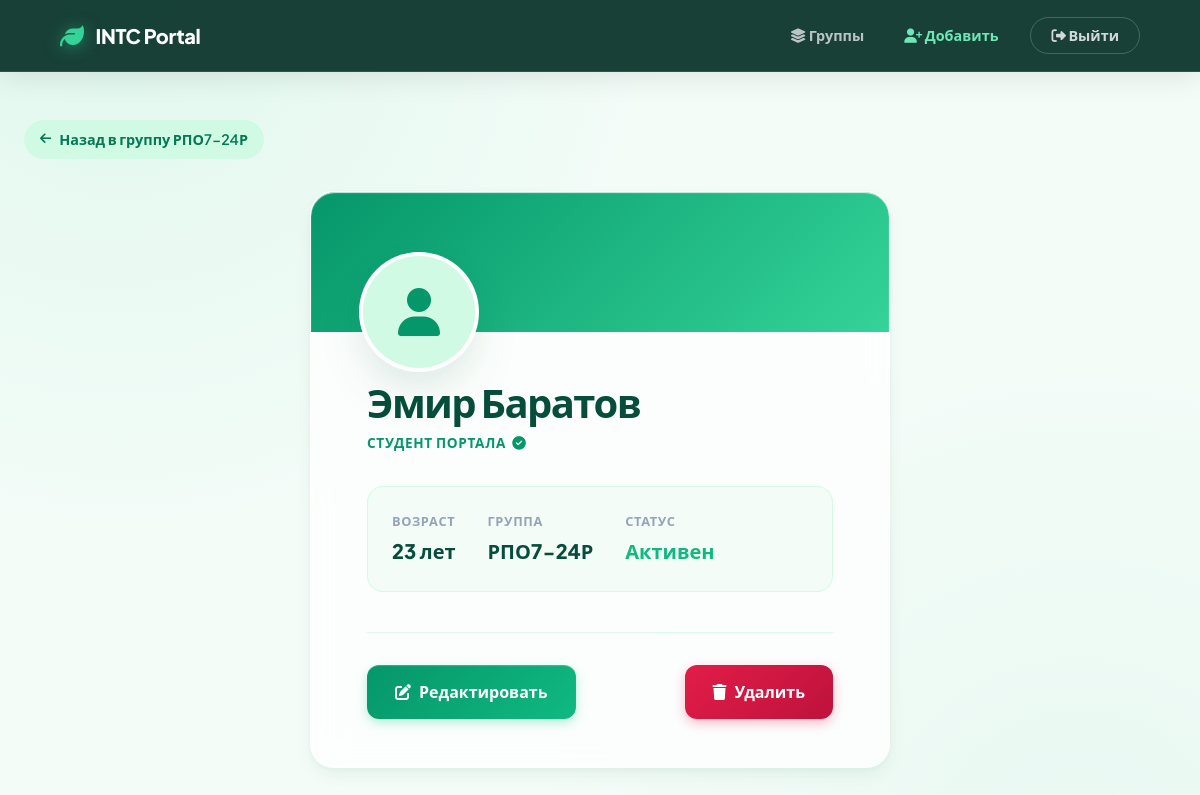
The app's page /students/4/ (signed in) with its own data.
### students/models.py (models this page shows, shortened)
class Student(models.Model):
    first_name = models.CharField(max_length=100)
    last_name = models.CharField(max_length=100)
    age = models.IntegerField()
    group = models.CharField(max_length=20)
    photo = models.ImageField(upload_to='photos/', blank=True, null=True)

### students/views.py (the view)
# urls.py: path('<int:pk>/', views.student_detail, name='student_detail'),
@login_required
def student_detail(request, pk):
    student = get_object_or_404(Student, pk=pk)
    return render(request, "students/detail.html", {"student": student})

### students/templates/students/detail.html (shortened to what this page needs)
{% extends 'base.html' %}
{% block content %}
<a href="{% url 'group_detail' student.group %}" class="breadcrumb animate-fade stagger-1">
    <i class="fa-solid fa-arrow-left"></i> Назад в группу {{ student.group }}
</a>
<div class="glass-card form-card animate-fade stagger-2" style="padding: 2.5rem 2.5rem 3rem;">
    <div class="profile-cover">
        <div class="profile-photo-wrapper">
            {% if student.photo %}
            <img src="{{ student.photo.url }}" alt="Фото {{ student.first_name }}">
            {% else %}
            <div class="placeholder">
                <i class="fa-solid fa-user"></i>
            </div>
            {% endif %}
        </div>
    </div>
    <div class="profile-body">
        <h1 class="profile-name">{{ student.first_name }} {{ student.last_name }}</h1>
        <p
            style="color: var(--emerald-600); font-weight: 700; letter-spacing: 0.05em; text-transform: uppercase; font-size: 0.85rem;">
            Студент портала <i class="fa-solid fa-circle-check" style="margin-left: 0.2rem;"></i>
        </p>
        <div class="profile-stats">
            <div class="stat-box">
                <span class="stat-label">Возраст</span>
                <span class="stat-value">{{ student.age }} лет</span>
            </div>
            <div class="stat-box">
                <span class="stat-label">Группа</span>
                <span class="stat-value">
                    <div class="badge">{{ student.group }}</div>
                </span>
            </div>
            <div class="stat-box">
                <span class="stat-label">Статус</span>
                <span class="stat-value" style="color: var(--emerald-500);">Активен</span>
            </div>
        </div>
        <div class="profile-actions">
            <a href="{% url 'edit_student' student.pk %}" class="btn">
                <i class="fa-solid fa-pen-to-square"></i> Редактировать
            </a>
            <a href="{% url 'delete_student' student.pk %}" class="btn btn-danger" style="margin-left: auto;"
                onclick="return confirm('Вы уверены, что хотите навсегда удалить студента {{ student.first_name }}?');">
                <i class="fa-solid fa-trash"></i> Удалить
            </a>
        </div>
    </div>
</div>
{% endblock %}

### records on screen
Student: group "РПО7-24Р", first_name "Эмир", last_name "Баратов", age "23"
